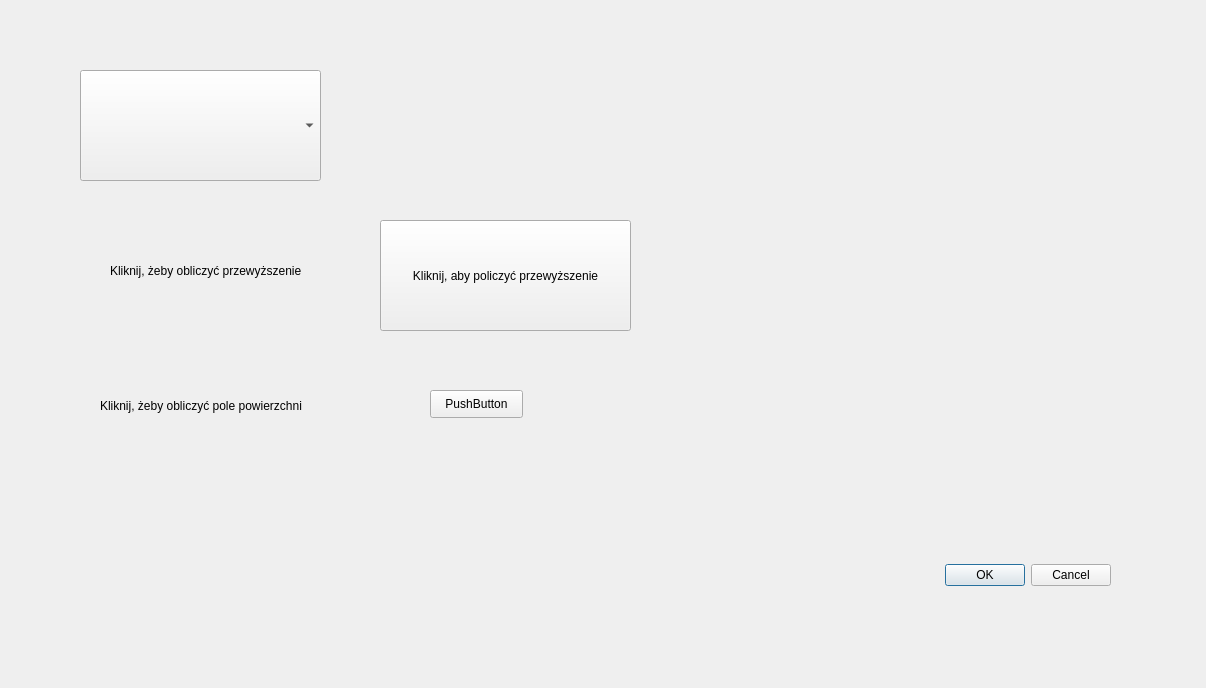
<?xml version="1.0" encoding="UTF-8"?>
<ui version="4.0">
 <class>plugin_3DialogBase</class>
 <widget class="QDialog" name="plugin_3DialogBase">
  <property name="geometry">
   <rect>
    <x>0</x>
    <y>0</y>
    <width>1206</width>
    <height>688</height>
   </rect>
  </property>
  <property name="windowTitle">
   <string>plugin</string>
  </property>
  <widget class="QDialogButtonBox" name="button_box">
   <property name="geometry">
    <rect>
     <x>920</x>
     <y>500</y>
     <width>191</width>
     <height>151</height>
    </rect>
   </property>
   <property name="orientation">
    <enum>Qt::Horizontal</enum>
   </property>
   <property name="standardButtons">
    <set>QDialogButtonBox::Cancel|QDialogButtonBox::Ok</set>
   </property>
  </widget>
  <widget class="QPushButton" name="przycisk_przewyzszenie">
   <property name="geometry">
    <rect>
     <x>380</x>
     <y>220</y>
     <width>251</width>
     <height>111</height>
    </rect>
   </property>
   <property name="text">
    <string>Kliknij, aby policzyć przewyższenie</string>
   </property>
  </widget>
  <widget class="QgsMapLayerComboBox" name="mMapLayerComboBox">
   <property name="geometry">
    <rect>
     <x>80</x>
     <y>70</y>
     <width>241</width>
     <height>111</height>
    </rect>
   </property>
  </widget>
  <widget class="QLabel" name="label_2">
   <property name="geometry">
    <rect>
     <x>110</x>
     <y>230</y>
     <width>211</width>
     <height>81</height>
    </rect>
   </property>
   <property name="text">
    <string>Kliknij, żeby obliczyć przewyższenie</string>
   </property>
  </widget>
  <widget class="QLabel" name="label">
   <property name="geometry">
    <rect>
     <x>100</x>
     <y>380</y>
     <width>231</width>
     <height>51</height>
    </rect>
   </property>
   <property name="text">
    <string>Kliknij, żeby obliczyć pole powierzchni</string>
   </property>
  </widget>
  <widget class="QPushButton" name="przycisk_pole_pow">
   <property name="geometry">
    <rect>
     <x>430</x>
     <y>390</y>
     <width>93</width>
     <height>28</height>
    </rect>
   </property>
   <property name="text">
    <string>PushButton</string>
   </property>
  </widget>
  <widget class="QLabel" name="wynik_przewyzszenie">
   <property name="geometry">
    <rect>
     <x>700</x>
     <y>230</y>
     <width>251</width>
     <height>101</height>
    </rect>
   </property>
   <property name="text">
    <string/>
   </property>
  </widget>
  <widget class="QLabel" name="wynik_pole_pow">
   <property name="geometry">
    <rect>
     <x>680</x>
     <y>360</y>
     <width>211</width>
     <height>71</height>
    </rect>
   </property>
   <property name="text">
    <string/>
   </property>
  </widget>
 </widget>
 <customwidgets>
  <customwidget>
   <class>QgsMapLayerComboBox</class>
   <extends>QComboBox</extends>
   <header>qgsmaplayercombobox.h</header>
  </customwidget>
 </customwidgets>
 <resources/>
 <connections>
  <connection>
   <sender>button_box</sender>
   <signal>accepted()</signal>
   <receiver>plugin_3DialogBase</receiver>
   <slot>accept()</slot>
   <hints>
    <hint type="sourcelabel">
     <x>20</x>
     <y>20</y>
    </hint>
    <hint type="destinationlabel">
     <x>20</x>
     <y>20</y>
    </hint>
   </hints>
  </connection>
  <connection>
   <sender>button_box</sender>
   <signal>rejected()</signal>
   <receiver>plugin_3DialogBase</receiver>
   <slot>reject()</slot>
   <hints>
    <hint type="sourcelabel">
     <x>20</x>
     <y>20</y>
    </hint>
    <hint type="destinationlabel">
     <x>20</x>
     <y>20</y>
    </hint>
   </hints>
  </connection>
 </connections>
</ui>
